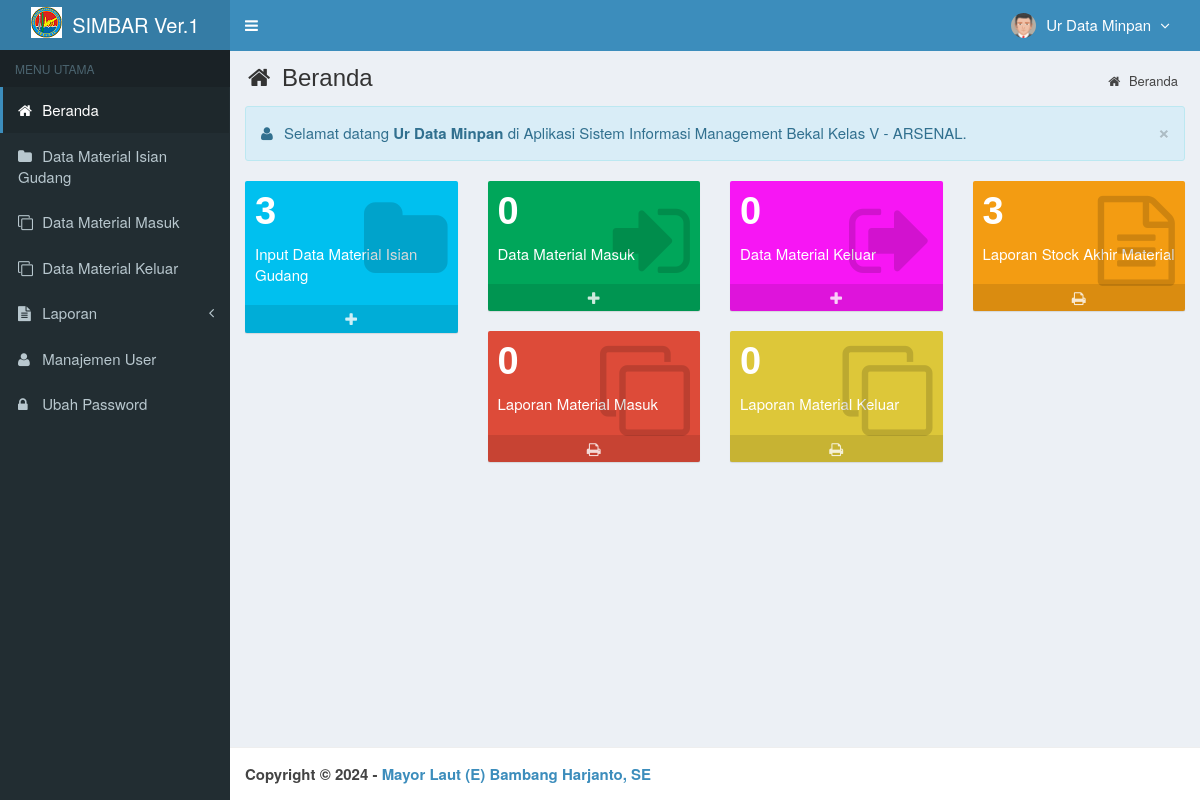
Page /main.php?module=beranda (signed in) on the committed database.
### tables this page shows
CREATE TABLE `is_users` (
  `id_user` int(3) NOT NULL,
  `username` varchar(50) NOT NULL,
  `nama_user` varchar(50) NOT NULL,
  `password` varchar(50) NOT NULL,
  `email` varchar(50) DEFAULT NULL,
  `telepon` varchar(13) DEFAULT NULL,
  `foto` varchar(100) DEFAULT NULL,
  `hak_akses` enum('Super Admin','Manajer','Gudang') NOT NULL,
  `status` enum('aktif','blokir') NOT NULL DEFAULT 'aktif',
  `created_at` timestamp NOT NULL DEFAULT current_timestamp(),
  `updated_at` timestamp NOT NULL DEFAULT current_timestamp() ON UPDATE current_timestamp()
);

### top-menu.php (the view, shortened to what this page needs)
<?php
require_once "config/database.php";
$query = mysqli_query($mysqli, "SELECT id_user, nama_user, foto, hak_akses FROM is_users WHERE id_user='$_SESSION[id_user]'")
                                or die('Ada kesalahan pada query tampil Manajemen User: '.mysqli_error($mysqli));
$data = mysqli_fetch_assoc($query);
?>
<li class="dropdown user user-menu">
  <a href="#" class="dropdown-toggle" data-toggle="dropdown">
  <?php
  if ($data['foto']=="") { ?>
    <img src="images/user/user-default.png" class="user-image" alt="User Image"/>
  <?php
  }
  else { ?>
    <img src="images/user/<?php echo $data['foto']; ?>" class="user-image" alt="User Image"/>
  <?php
  }
  ?>
    <span class="hidden-xs"><?php echo $data['nama_user']; ?> <i style="margin-left:5px" class="fa fa-angle-down"></i></span>
  </a>
</li>

### assets/css/style.css (style rules this page uses)
body { background-color: #fff; color: #333; font-size: 15px; line-height: 1.42857; }

### rows in the picture
is_users: foto (picture), nama_user "Ur Data Minpan"

### other values in the picture
$_SESSION['nama_user'] "Ur Data Minpan"
$data['jumlah'] "3"
$data['jumlah'] "0"
